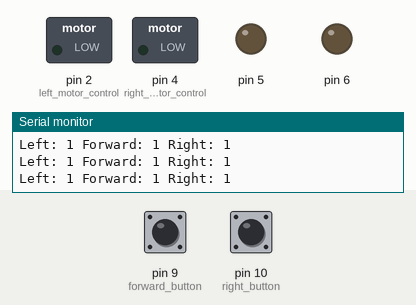
This sketch was run on a simulated Arduino Uno, built with avr-gcc and run on an emulated ATmega328P. On the bench: switched loads named in the sketch (green lamp = pin HIGH), output pins drawn as LEDs (lit = HIGH), the last lines printed to the serial monitor. Inputs (shaded band) come from the test bench; at power-on: pin 9 (forward_button) HIGH, pin 10 (right_button) HIGH. Pins used as bus, display or sensor lines are not drawn.

Above: at 1.2 s.
1.3 s: pin 9 (forward_button) pulled LOW for 0.15 s
At 2.5 s:
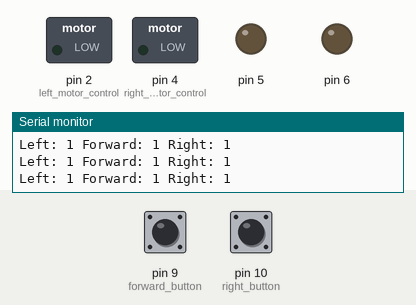
2.9 s: pin 10 (right_button) pulled LOW for 0.15 s
At 3.4 s:
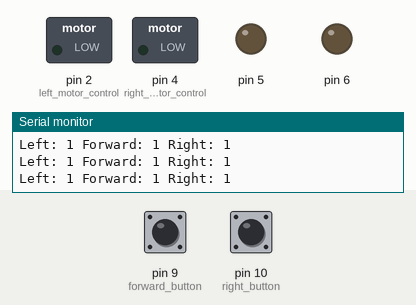
4.5 s: pin 10 (right_button) pulled LOW for 3.2 s
At 5.0 s:
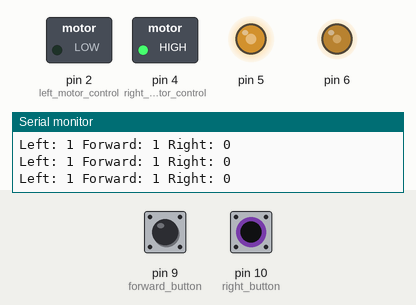
10.7 s: pin 9 (forward_button) pulled LOW for 3.2 s
At 11.5 s:
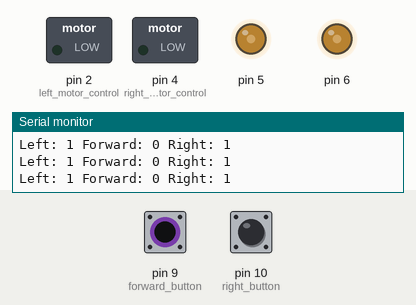
Timing chart, 0 to 15.5 s (numbered marks = the images above; inputs shaded):
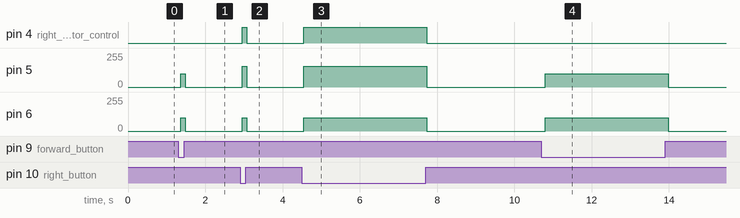

Measured:
- after the input at 1.3 s, pin 5, pin 6: 0/255 → 100/255 after 0.06 s, → 0/255 0.11 s later
- after the input at 2.9 s, pin 4 (right_motor_control): LOW → HIGH after 0.05 s, → LOW 0.11 s later; pin 5: 0/255 → 155/255 after 0.05 s, → 0/255 0.11 s later; pin 6: 0/255 → 100/255 after 0.05 s, → 0/255 0.11 s later
- after the input at 4.5 s, pin 4 (right_motor_control): LOW → HIGH after 0.05 s, → LOW 3.2 s later; pin 5: 0/255 → 155/255 after 0.05 s, → 0/255 3.2 s later; pin 6: 0/255 → 100/255 after 0.05 s, → 0/255 3.2 s later
- after the input at 10.7 s, pin 5, pin 6: 0/255 → 100/255 after 0.09 s, → 0/255 3.2 s later

The sketch:

rov_arduino.ino
```cpp
#define IIC_SCL A5
#define IIC_SDA A4

unsigned char current_state = 0;  // 0: stopped, 1: forward, 2: left, 3: right
int speeds = 100;

// Your original display patterns
unsigned char images[4][16] = {
  { 0x00,0x08,0x08,0x00,0x00,0x30,0x30,0x08,0x08,0x30,0x30,0x00,0x00,0x08,0x08,0x00 },
  { 0x00,0x0C,0x0C,0x00,0x00,0x30,0x30,0x08,0x08,0x30,0x30,0x00,0x00,0x0C,0x0C,0x00 },
  { 0x00,0x0C,0x08,0x00,0x00,0x30,0x30,0x08,0x08,0x30,0x30,0x00,0x00,0x0C,0x08,0x00 },
  { 0x00,0x08,0x0C,0x00,0x00,0x30,0x30,0x08,0x08,0x30,0x30,0x00,0x00,0x08,0x0C,0x00 }
};

void setup() {
  pinMode(IIC_SCL, OUTPUT);
  pinMode(IIC_SDA, OUTPUT);
  digitalWrite(IIC_SCL, LOW);
  digitalWrite(IIC_SDA, LOW);
  pinMode(4, OUTPUT);  // right motor control
  pinMode(2, OUTPUT);  // left motor control
  pinMode(1, INPUT_PULLUP);  // left button
  pinMode(9, INPUT_PULLUP);  // forward button
  pinMode(10, INPUT_PULLUP);  // right button
  Serial.begin(9600);
}

void loop() {
  int leftState = digitalRead(1);
  int forwardState = digitalRead(9);
  int rightState = digitalRead(10);

  Serial.print("Left: ");
  Serial.print(leftState);
  Serial.print(" Forward: ");
  Serial.print(forwardState);
  Serial.print(" Right: ");
  Serial.println(rightState);

  if (forwardState == LOW) {
    car_front();
    current_state = 1;
    updateDisplay();
  }
  else if (leftState == LOW) {
    car_left();
    current_state = 2;
    updateDisplay();
  }
  else if (rightState == LOW) {
    car_right();
    current_state = 3;
    updateDisplay();
  }
  else {
    car_Stop();
    current_state = 0;
    updateDisplay();
  }

  delay(10);
}

void car_front() {
  digitalWrite(2, LOW);
  analogWrite(6, speeds);
  digitalWrite(4, LOW);
  analogWrite(5, speeds);
}

void car_left() {
  digitalWrite(2, HIGH);
  analogWrite(6, (255 - speeds));
  digitalWrite(4, LOW);
  analogWrite(5, speeds);
}

void car_right() {
  digitalWrite(2, LOW);
  analogWrite(6, speeds);
  digitalWrite(4, HIGH);
  analogWrite(5, (255 - speeds));
}

void car_Stop() {
  digitalWrite(2, LOW);
  analogWrite(6, 0);
  digitalWrite(4, LOW);
  analogWrite(5, 0);
}

void updateDisplay() {
  IIC_start();
  IIC_send(0x40);
  IIC_end();
  IIC_start();
  IIC_send(0xc0);
  for (char i = 0; i < 16; i++) {
    IIC_send(images[current_state][i]);
  }
  IIC_end();
  IIC_start();
  IIC_send(0x8A);
  IIC_end();
  delay(100);
}

void IIC_start() {
  digitalWrite(IIC_SCL, LOW);
  delayMicroseconds(3);
  digitalWrite(IIC_SDA, HIGH);
  delayMicroseconds(3);
  digitalWrite(IIC_SCL, HIGH);
  delayMicroseconds(3);
  digitalWrite(IIC_SDA, LOW);
  delayMicroseconds(3);
}

void IIC_send(unsigned char send_data) {
  for (char i = 0; i < 8; i++) {
    digitalWrite(IIC_SCL, LOW);
    delayMicroseconds(3);
    if (send_data & 0x01) {
      digitalWrite(IIC_SDA, HIGH);
    } else {
      digitalWrite(IIC_SDA, LOW);
    }
    delayMicroseconds(3);
    digitalWrite(IIC_SCL, HIGH);
    delayMicroseconds(3);
    send_data = send_data >> 1;
  }
}

void IIC_end() {
  digitalWrite(IIC_SCL, LOW);
  delayMicroseconds(3);
  digitalWrite(IIC_SDA, LOW);
  delayMicroseconds(3);
  digitalWrite(IIC_SCL, HIGH);
  delayMicroseconds(3);
  digitalWrite(IIC_SDA, HIGH);
  delayMicroseconds(3);
}
```
